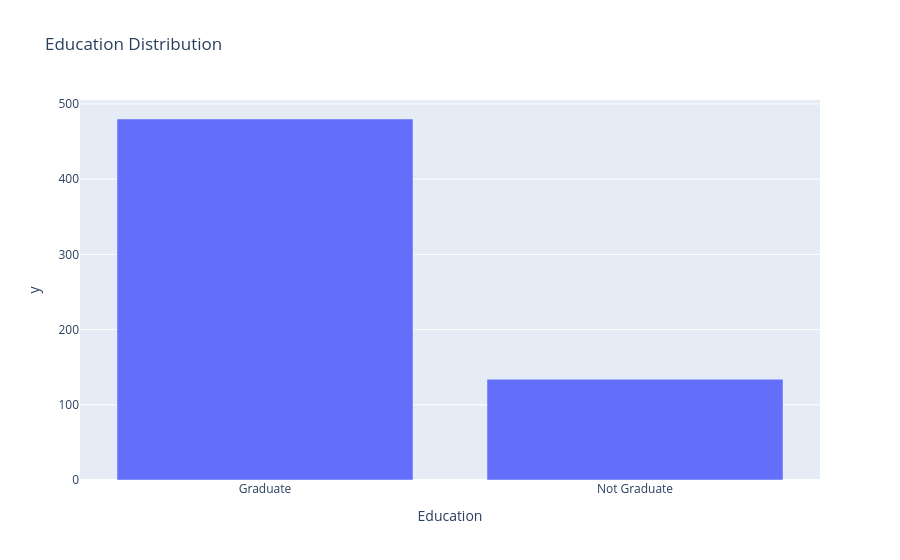

Here is the notebook cell this chart was saved with:
### Code cell
# Now let's have a look at the distribution of the education column
education_count = data['Education'].value_counts()

fig_education = px.bar(education_count, x = education_count.index, y = education_count.values, title = 'Education Distribution')
fig_education.show()

### Figure 1 — Plotly figure (JSON) as saved in the notebook; plotly's stock layout.template omitted (floating-point values rounded to 4 significant figures)
{"data": [{"alignmentgroup": "True", "hovertemplate": "Education=%{x}<br>y=%{y}<extra></extra>", "legendgroup": "", "marker": {"color": "#636efa", "pattern": {"shape": ""}}, "name": "", "offsetgroup": "", "orientation": "v", "showlegend": false, "textposition": "auto", "type": "bar", "x": ["Graduate", "Not Graduate"], "xaxis": "x", "y": [480, 134], "yaxis": "y"}], "layout": {"autosize": true, "barmode": "relative", "legend": {"tracegroupgap": 0}, "title": {"text": "Education Distribution"}, "xaxis": {"anchor": "y", "autorange": true, "domain": [0, 1], "range": [-0.5, 1.5], "title": {"text": "Education"}, "type": "category"}, "yaxis": {"anchor": "x", "autorange": true, "domain": [0, 1], "range": [0, 505.3], "title": {"text": "y"}, "type": "linear"}}}
